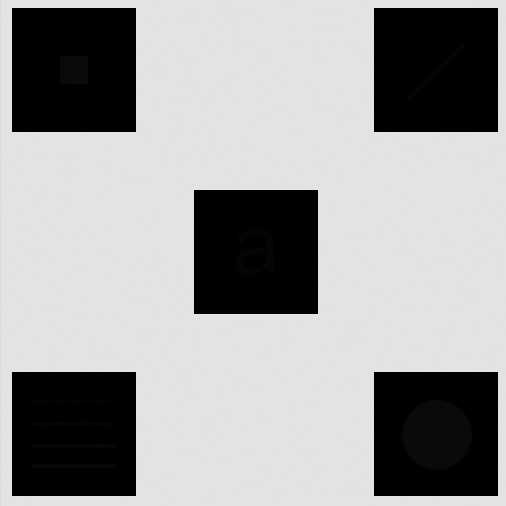
#> input picture homework01/3.png, 506 x 506 px
$ python T3.py
#> lines starting #> are read from the running program, lines starting #| are printed output that depends on the picture; after the words box and inside, x2 and y2 are one past the last pixel; in counts of white or black regions, pixels touching at a corner belong together
import numpy as np
from PIL import Image
import os
import time
import matplotlib.pyplot as plt

# T3(1)
def rgb_to_grey(image_path):

#> called with image_path = '3.png'
    img = Image.open(image_path)
#> img is the input picture: PIL image 506x506 RGB; min 0, max 228, mean 159.1
    if img.mode == 'RGBA': img = img.convert('RGB')

    if img.mode == 'L':
        return np.array(img)
    else:
        img_array = np.array(img)
        grey_array = 0.299 * img_array[:,:,0] + 0.587 * img_array[:,:,1] + 0.114 * img_array[:,:,2]
        return grey_array.astype(np.uint8)

def global_histogram_equalization(image_path, L=256, save_result=True):

#> called with image_path = '3.png', L = 256, save_result = True
    grey_array = rgb_to_grey(image_path)
    height, width = grey_array.shape
#> height = 506; width = 506

    histogram = np.zeros(L, dtype=np.int32)
    for pixel_value in grey_array.flatten():
        histogram[pixel_value] += 1
#> this loop made 256036 passes
#> pixel_value on passes 1 to 3: 220, 227, 227
#> after the loop, histogram = 256 values, max 174112 at index 227, min 0 at index 2, mean 1000.1

    # compute cdf and make the equilization
    freq = np.zeros(256, dtype=np.float64)
    freq[0] = histogram[0]
    for i in range(1, 256):
        freq[i] = freq[i-1] + histogram[i]
#> after the loop, freq = 256 values from 69488 to 256036

    total_pixels = height * width
#> total_pixels = 256036
    cdf_normalized = freq / total_pixels
#> cdf_normalized = 256 values from 0.271 to 1

    transform = np.round(cdf_normalized * (L - 1)).astype(np.uint8)
#> transform = 256 values from 69 to 255

    equalized_image = np.zeros_like(grey_array)
    for i in range(height):
        for j in range(width):
            original_value = grey_array[i, j]
            equalized_image[i, j] = transform[original_value]
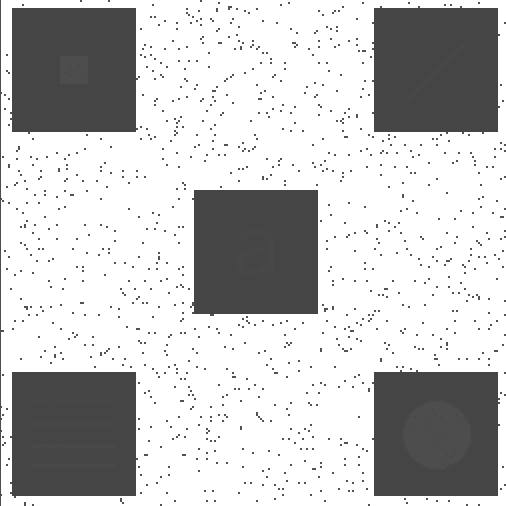
#> equalized_image: shape (506, 506); min 69, max 255, mean 195.9

    # save equilizad image
    if save_result:
        equalized_img_pil = Image.fromarray(equalized_image)
        file_name = os.path.basename(image_path)
        name, ext = os.path.splitext(file_name)
        output_name = "global_equalized_" + name + ext
        equalized_img_pil.save(output_name)

    return equalized_image


# T3(2)
def local_histogram_equalization(k, image_path, L=256, save_result=True):
    """
    the local window uses Z-move. for each window, only equilize the center pixel
    Parameters:
        k: size of local window
        image_path
    Return:
        equilized: 2-dimension array
    """
#> called with k = 21, image_path = '3.png', L = 256, save_result = True
    grey_array = rgb_to_grey(image_path)
    height, width = grey_array.shape
#> height = 506; width = 506
    equalized = np.zeros_like(grey_array)

    # initialize first window at (0, 0)
    half = k // 2
    top = max(0, 0 - half)
    bottom = min(height, 0 + half + 1)
#> bottom = 11
    left = max(0, 0 - half)
    right = min(width, 0 + half + 1)
#> right = 11

    # build initial histogram
    current_hist = np.zeros(256, dtype=np.int32)
    for i in range(top, bottom):
        for j in range(left, right):
            current_hist[grey_array[i, j]] += 1
    current_count = (bottom - top) * (right - left)
#> current_count = 121

    # compute cdf and equalize center pixel
    center_value = grey_array[0, 0]
#> center_value = 220
    cdf = np.sum(current_hist[:center_value + 1]) / current_count
#> cdf = 0.0909
    equalized[0, 0] = np.round(cdf * (L-1)).astype(np.uint8)
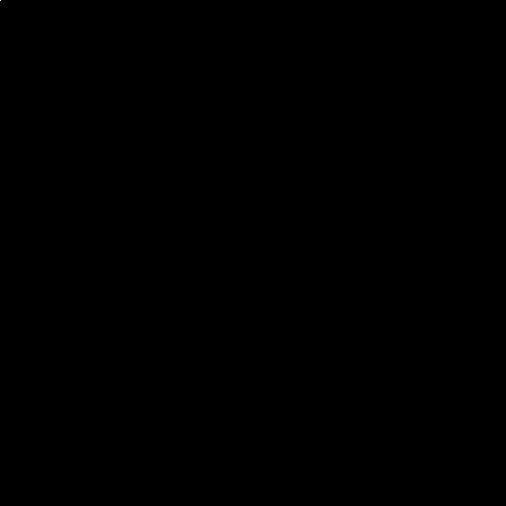
#> equalized: shape (506, 506); values 0 (black) and 23 (white), 0% white in thin lines or dots, all inside (x1, y1, x2, y2) = (0, 0, 1, 1)

    # first row: left to right
    for col in range(1, width):
        new_left = max(0, col - half)
        new_right = min(width, col + half + 1)
        # remove left column
        if new_left > left:
            for i in range(top, bottom):
                current_hist[grey_array[i, left]] -= 1
            current_count -= (bottom - top)
        # add right column
        if new_right > right:
            for i in range(top, bottom):
                current_hist[grey_array[i, new_right - 1]] += 1
            current_count += (bottom - top)

        left, right = new_left, new_right

        # equalize center pixel
        center_value = grey_array[0, col]
        cdf = np.sum(current_hist[:center_value + 1]) / current_count
        equalized[0, col] = np.round(cdf * (L-1)).astype(np.uint8)
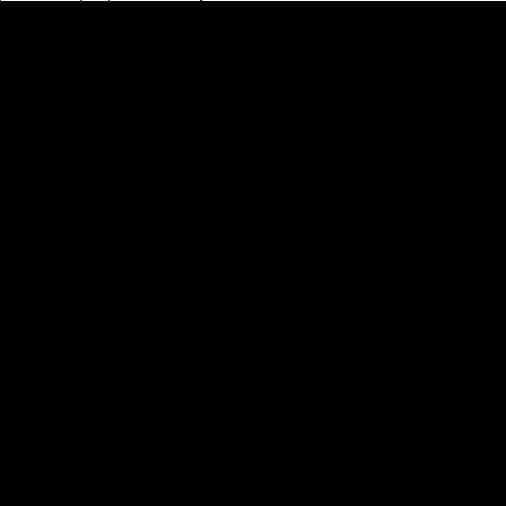
#> equalized: shape (506, 506); 0.2% of pixels changed, all inside (x1, y1, x2, y2) = (1, 0, 506, 1)
#> after the loop, current_count = 121; current_hist = 256 values, max 112 at index 227, min 0 at index 1, mean 0.473

    # other rows: Z-shape
    for row in range(1, height):
        new_top = max(0, row - half)
        new_bottom = min(height, row + half + 1)
        # remove top row
        if new_top > top:
            for j in range(left, right):
                current_hist[grey_array[top, j]] -= 1
            current_count -= (right - left)
        # add bottom row
        if new_bottom > bottom:
            for j in range(left, right):
                current_hist[grey_array[bottom, j]] += 1
            current_count += (right - left)

        top, bottom = new_top, new_bottom

        # even row: left to right
        if row % 2 == 0:
            for col in range(width):
                if col > 0:
                    new_left = max(0, col - half)
                    new_right = min(width, col + half + 1)
                    # remove left column
                    if new_left > left:
                        for i in range(top, bottom):
                            current_hist[grey_array[i, left]] -= 1
                        current_count -= (bottom - top)
                    # add right column
                    if new_right > right:
                        for i in range(top, bottom):
                            current_hist[grey_array[i, new_right - 1]] += 1
                        current_count += (bottom - top)

                    left, right = new_left, new_right

                # equalize center pixel
                center_value = grey_array[row, col]
                cdf = np.sum(current_hist[:center_value + 1]) / current_count
                equalized[row, col] = np.round(cdf * (L-1)).astype(np.uint8)

        # odd row: right to left
        else:
            for col in range(width - 1, -1, -1):
                if col < width - 1:
                    new_left = max(0, col - half)
                    new_right = min(width, col + half + 1)
                    # remove right column
                    if new_right < right:
                        for i in range(top, bottom):
                            current_hist[grey_array[i, right - 1]] -= 1
                        current_count -= (bottom - top)
                    # add left column
                    if new_left < left:
                        for i in range(top, bottom):
                            current_hist[grey_array[i, new_left]] += 1
                        current_count += (bottom - top)

                    left, right = new_left, new_right

                # equalize center pixel
                center_value = grey_array[row, col]
                cdf = np.sum(current_hist[:center_value + 1]) / current_count
                equalized[row, col] = np.round(cdf * (L-1)).astype(np.uint8)
#> this loop made 505 passes
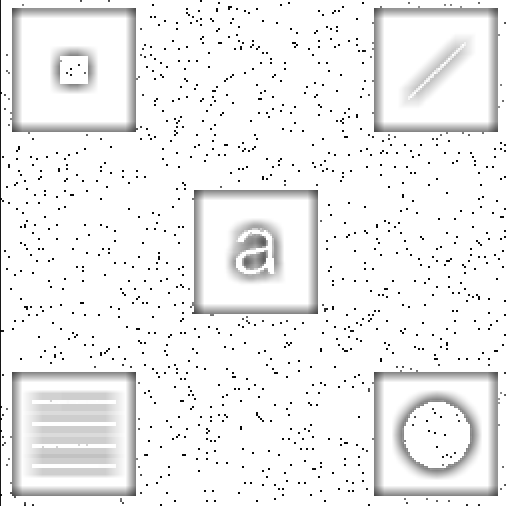
#> equalized: shape (506, 506); min 2, max 255, mean 240.9

    # save equalized image
    if save_result:
        equalized_img_pil = Image.fromarray(equalized)
        file_name = os.path.basename(image_path)
        name, ext = os.path.splitext(file_name)
        output_name = "local_equalized_" + name + ext
        equalized_img_pil.save(output_name)

    return equalized

# plot
def plot_comparison(original_array, global_equalized, local_equalized, k):

#> called with k = 21
    fig, axes = plt.subplots(1, 3, figsize=(15, 6))

    # original image
    im1 = axes[0].imshow(original_array, cmap='gray', vmin=0, vmax=255)
    axes[0].set_title('original image')
    axes[0].set_xlabel('image width')
    axes[0].set_ylabel('image height')
    axes[0].axis('on')
    plt.colorbar(im1, ax=axes[0], shrink=0.8, pad=0.05)

    # global equilization
    im2 = axes[1].imshow(global_equalized, cmap='gray', vmin=0, vmax=255)
    axes[1].set_title('global histogram equalization')
    axes[1].set_xlabel('image width')
    axes[1].set_ylabel('image height')
    axes[1].axis('on')
    plt.colorbar(im2, ax=axes[1], shrink=0.8, pad=0.05)

    # local equilization
    im3 = axes[2].imshow(local_equalized, cmap='gray', vmin=0, vmax=255)
    axes[2].set_title(f'local equalization with {k}x{k} window')
    axes[2].set_xlabel('image width')
    axes[2].set_ylabel('image height')
    axes[2].axis('on')
    plt.colorbar(im3, ax=axes[2], shrink=0.8, pad=0.05)

    plt.tight_layout()
    plt.savefig('comparison_equilization.png', bbox_inches='tight', dpi=150)
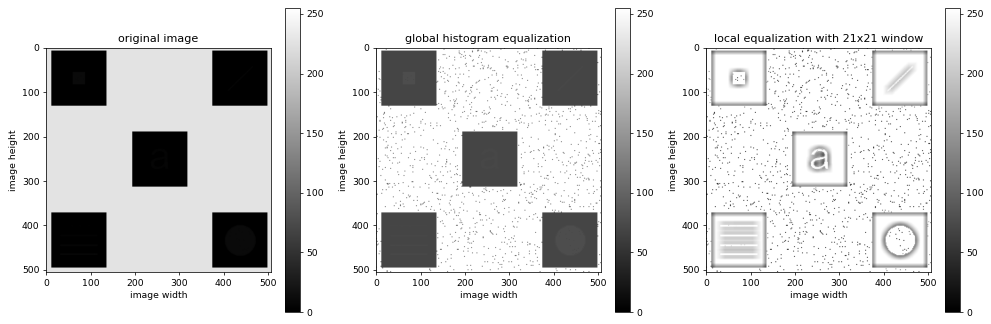
#> figure drawn by matplotlib, 6 panels
    plt.show()


if __name__ == "__main__":

    original_path = "3.png"
    original = rgb_to_grey(original_path)
    k = 21

    start_time = time.time()
    global_result = global_histogram_equalization(original_path)
    print(f"global equilization: {time.time() - start_time:.2f}s")
    start_time = time.time()
    local_result = local_histogram_equalization(k, original_path)
    print(f"local equilization: {time.time() - start_time:.2f}s")

    plot_comparison(original, global_result, local_result, k)
